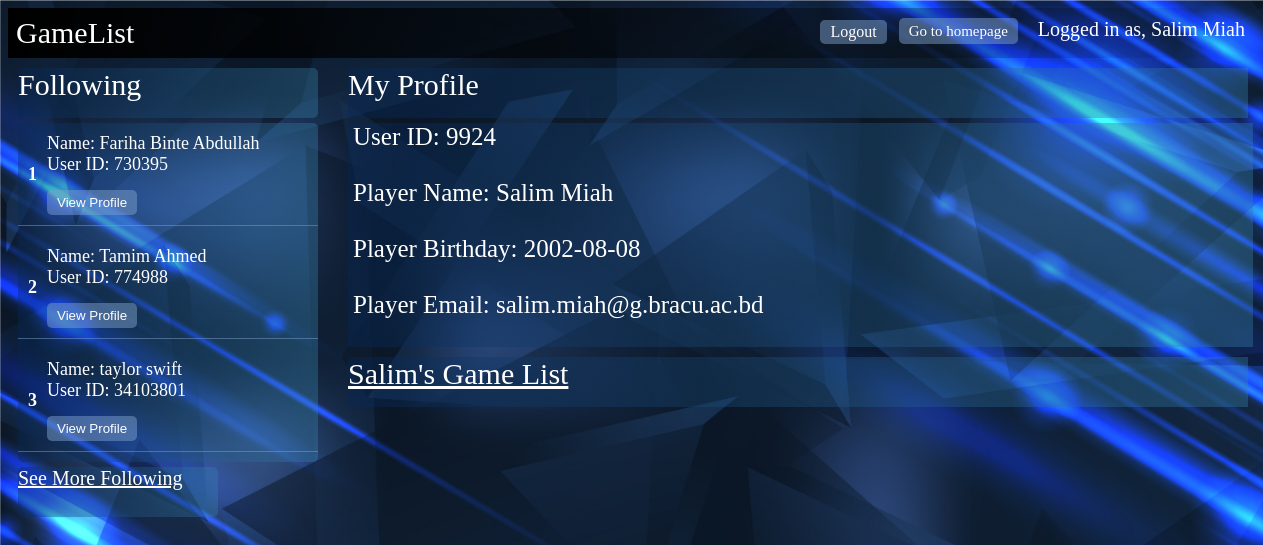
/profile.php (signed in), run on the app's committed database.
### tables this page shows
CREATE TABLE `user` (
  `user_id` int(11) NOT NULL,
  `firstname` varchar(100) NOT NULL,
  `lastname` varchar(100) NOT NULL,
  `password` varchar(20) NOT NULL,
  `email` varchar(30) NOT NULL,
  `dob` date NOT NULL,
  `list_id` int(11) DEFAULT NULL
);

### classes/connect.php (called while the page is built, shortened)
<?php
class Database
{
    private $host = "localhost";
    private $username = "root";
    private $password = "";
    private $db = "gamevault";
    function connect()
    {
        $connection = mysqli_connect($this->host,$this->username,$this->password,$this->db);
        return $connection;
    }
    function read($query)
    {
        $conn = $this->connect();
        $result = mysqli_query($conn,$query);
        if ($result==False)
        {
            return False;
        }
        else{
            $data = False;
            while ($row=mysqli_fetch_assoc($result))
            {
                $data[] = $row;
            }
            return $data;
        }
    }
}

### classes/user.php (called while the page is built, shortened)
<?php
    class User
    {
        public function user_data($id)
        {
            $query="select * from user where user_id='$id' limit 1";
            $DB = new Database();
            $result=$DB->read($query);
            return $result[0];
        }
        public function retrieve_limited_following($id)
        {
            $query="select user.user_id,user.firstname,user.lastname from friends inner join user on friends.user_id2=user.user_id where user_id1='$id' limit 3";
            $DB = new Database();
            $result=$DB->read($query);
            return $result;
        }
    }
?>

### profile.php (the view, shortened to what this page needs)
<?php
    include("classes/connect.php");
    include("classes/login.php");
    include("classes/user.php");
    $name="";
    if(isset($_SESSION['gamelist_userid']) & is_numeric( $_SESSION['gamelist_userid'] ))
    {
        $id = $_SESSION['gamelist_userid'];
        $login = new Login();
        $result = $login->check_login($id);
        if($result == true)
        {
            $user= new User();
            $data=$user->user_data($id);
            $name.=$data['firstname']." ".$data['lastname'];
            $user_id = $data['user_id'];
            $bd = $data['dob'];
            $email = $data['email'];
            $firstname = $data['firstname'];
        }
        else
        {
            header("Location: login.php");
            die;
        }
    }
    else
    {
        header("Location: login.php");
        die;
    }
?>
<!DOCTYPE html>
<html>
<head>
</head>
<body>
    <div id="top_bar">
            <div style="float: left;font-size: 30px; margin: 8px;">
                GameList
            </div>
            <div style="float: right;font-size: 20px;margin: 10px;">
                <div>Logged in as, <?php echo $name; ?></div>
            </div>
            <div id="homepage"><a href="homepage.php">Go to homepage</a></div>
            <div id="logout"><a href="logout.php">Logout</a></div>
    </div>
    <div id = main_bar>
        <div>
            <div id="following_top">
                Following
            </div>
            <div id="following_list">
                <?php
                            $serial_number=1;
                            $u=new User();
                            $result=$u->retrieve_limited_following($_SESSION['gamelist_userid']);
                            foreach ($result as $key=>$value)
                            {
                                echo '<div class="game-bar">';
                                echo '<div class="serial-number">';
                                echo $serial_number;
                                echo '</div>';
                                echo '<div class="game-info">';
                                echo '<div class="game-name">Name: ';
                                echo $value['firstname']." ".$value['lastname'];
                                echo '<br>';
                                echo 'User ID: ';
                                echo $value['user_id'];
                                echo '</div>';
                                echo '<form method="get" action="friend_profile.php">';
                                echo '<input type="submit" value="View Profile" style="background-color: #7da0ca7d; color: #fff; padding: 5px 10px; border-radius: 5px; border: none;" name=';
                                echo $value['user_id'];
                                echo '>';
                                echo '</form>';
                                echo '</div>';
                                echo '</div>';
                                $serial_number++;
                            }
                ?>
            </div>
            <div id="follower_page">
                <a href="following_list.php" style="color: #ffffff;">See More Following</a>
            </div>
        </div>
        <div id="profile_container">
            <div id="second_bar">
                My Profile
            </div>
            <div id="user_info">
                    User ID: <?php echo $user_id; ?> <br><br>
                    Player Name: <?php echo $name; ?> <br><br>
                    Player Birthday: <?php echo $bd; ?> <br><br>
                    Player Email: <?php echo $email; ?> <br><br>
            </div>
            <div id="playlist_bar">
                    <a href="game_list_main.php" style="color: #ffffff;"><?php echo $firstname; ?>'s Game List</a>
                </div>
            </div>
        </div>
</body>
</html>

### profile.php (style rules this page uses)
body { font-family: georgia; background-image: url('profile.jpg'); background-size: cover; background-repeat: no-repeat; }
#top_bar { height: 50px; background: linear-gradient(to right, #000000, #52525200); color: #ffffff; }
#homepage { float: right; font-size: 15px; margin-top: 15px; margin-right: 10px; }
#homepage a { text-decoration: none; color: #fff; padding: 5px 10px; border-radius: 5px; background-color: #7da0ca7d; }
#logout a { float: right; margin: 12px; text-decoration: none; color: #fff; padding: 3px 10px; border-radius: 5px; background-color: #7da0ca7d; }
#main_bar { height: 350px; color: #ffffff; font-size: 30px; margin-top: 10px; margin-left: 10px; display: flex; }
#following_top { width: 300px; height: 50px; float: left; color: #fff; border-radius: 5px; background: linear-gradient(to right, #0527595e, #367fa960); }
#following_list { width: 300px; min-height: 225px; float: left; color: #fff; border-radius: 5px; margin-top: 5px; background: linear-gradient(to right, #0527595e, #367fa960); }
#follower_page { width: 200px; height: 50px; float: left; color: #fff; border-radius: 5px; margin-top: 5px; background: linear-gradient(to right, #0527595e, #367fa960); font-size: 20px; }
#profile_container { display: flex 0.5; margin-right: 200px; }
#second_bar { height: 50px; background: linear-gradient(to right, #0527595e, #367fa960); color: #ffffff; font-size: 30px; margin-left: 30px; width: 900px; }
#user_info { width: 900px; background: linear-gradient(to right, #0527595e, #367fa960); color: #ffffff; font-size: 25px; margin: auto; margin-top: 5px; padding-left: 5px; margin-left: 30px; }
#playlist_bar { height: 50px; width: 900px; background: linear-gradient(to right, #0527595e, #367fa960); font-size: 30px; margin: auto; margin-top: 10px; margin-left: 30px; }
.game-bar { display: flex; align-items: center; padding: 10px; border-bottom: 1px solid #7da0ca7d; margin-bottom: 10px; }
.serial-number { font-size: 18px; font-weight: bold; margin-right: 10px; color: #fff; }
.game-info { flex-grow: 1; }
.game-name { font-size: 18px; margin-bottom: 5px; color: #fff; }

### data on the page
user: name "Salim Miah", user_id "9924", dob "2002-08-08", email "salim.miah@g.bracu.ac.bd", firstname "Salim"
user: firstname "Fariha Binte", lastname "Abdullah", user_id "730395"
user: firstname "Tamim", lastname "Ahmed", user_id "774988"
user: firstname "taylor", lastname "swift", user_id "34103801"
